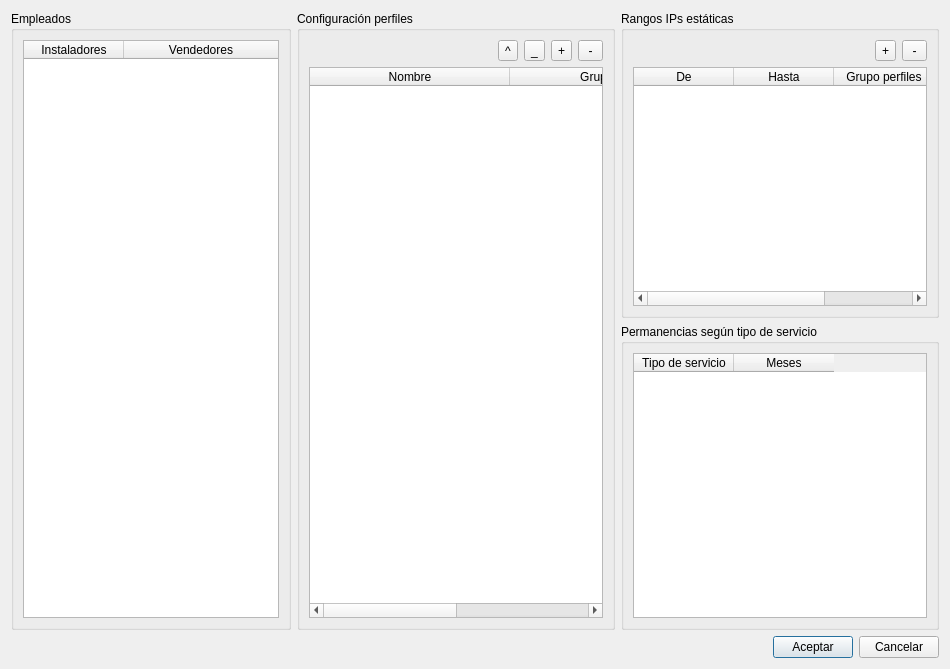
<?xml version="1.0" encoding="UTF-8"?>
<ui version="4.0">
 <class>DlgConfiguracion</class>
 <widget class="QDialog" name="DlgConfiguracion">
  <property name="geometry">
   <rect>
    <x>0</x>
    <y>0</y>
    <width>950</width>
    <height>669</height>
   </rect>
  </property>
  <property name="windowTitle">
   <string>Configuración</string>
  </property>
  <layout class="QGridLayout" name="gridLayout">
   <item row="0" column="2">
    <widget class="QGroupBox" name="grRangosIP">
     <property name="title">
      <string>Rangos IPs estáticas</string>
     </property>
     <layout class="QGridLayout" name="gridLayout_2">
      <item row="0" column="0">
       <spacer name="horizontalSpacer_3">
        <property name="orientation">
         <enum>Qt::Horizontal</enum>
        </property>
        <property name="sizeHint" stdset="0">
         <size>
          <width>40</width>
          <height>20</height>
         </size>
        </property>
       </spacer>
      </item>
      <item row="1" column="0" colspan="3">
       <widget class="QTableWidget" name="staticIPv4Table">
        <column>
         <property name="text">
          <string>De</string>
         </property>
        </column>
        <column>
         <property name="text">
          <string>Hasta</string>
         </property>
        </column>
        <column>
         <property name="text">
          <string>Grupo perfiles</string>
         </property>
        </column>
       </widget>
      </item>
      <item row="0" column="2">
       <widget class="QToolButton" name="delStaticRangeButton">
        <property name="text">
         <string> - </string>
        </property>
       </widget>
      </item>
      <item row="0" column="1">
       <widget class="QToolButton" name="addStaticRangeButton">
        <property name="text">
         <string>+</string>
        </property>
       </widget>
      </item>
     </layout>
    </widget>
   </item>
   <item row="2" column="0" colspan="3">
    <layout class="QHBoxLayout" name="horizontalLayout">
     <item>
      <spacer name="horizontalSpacer_4">
       <property name="orientation">
        <enum>Qt::Horizontal</enum>
       </property>
       <property name="sizeHint" stdset="0">
        <size>
         <width>40</width>
         <height>20</height>
        </size>
       </property>
      </spacer>
     </item>
     <item>
      <widget class="QPushButton" name="btAceptar">
       <property name="sizePolicy">
        <sizepolicy hsizetype="Maximum" vsizetype="Fixed">
         <horstretch>0</horstretch>
         <verstretch>0</verstretch>
        </sizepolicy>
       </property>
       <property name="text">
        <string>Aceptar</string>
       </property>
       <property name="default">
        <bool>true</bool>
       </property>
      </widget>
     </item>
     <item>
      <widget class="QPushButton" name="btCancelar">
       <property name="sizePolicy">
        <sizepolicy hsizetype="Maximum" vsizetype="Fixed">
         <horstretch>0</horstretch>
         <verstretch>0</verstretch>
        </sizepolicy>
       </property>
       <property name="text">
        <string>Cancelar</string>
       </property>
      </widget>
     </item>
    </layout>
   </item>
   <item row="1" column="2">
    <widget class="QGroupBox" name="groupBox_3">
     <property name="title">
      <string>Permanencias según tipo de servicio</string>
     </property>
     <layout class="QGridLayout" name="gridLayout_5">
      <item row="0" column="0">
       <widget class="QTableWidget" name="permTable">
        <column>
         <property name="text">
          <string>Tipo de servicio</string>
         </property>
        </column>
        <column>
         <property name="text">
          <string>Meses</string>
         </property>
        </column>
       </widget>
      </item>
     </layout>
    </widget>
   </item>
   <item row="0" column="1" rowspan="2">
    <widget class="QGroupBox" name="groupBox_2">
     <property name="title">
      <string>Configuración perfiles</string>
     </property>
     <layout class="QGridLayout" name="gridLayout_4">
      <item row="0" column="3">
       <widget class="QToolButton" name="addProfileButton">
        <property name="text">
         <string>+</string>
        </property>
       </widget>
      </item>
      <item row="0" column="2">
       <widget class="QToolButton" name="downButton">
        <property name="text">
         <string>_</string>
        </property>
       </widget>
      </item>
      <item row="0" column="4">
       <widget class="QToolButton" name="delProfileButton">
        <property name="text">
         <string> - </string>
        </property>
       </widget>
      </item>
      <item row="1" column="0" colspan="5">
       <widget class="QTableWidget" name="profilesTable">
        <property name="wordWrap">
         <bool>false</bool>
        </property>
        <property name="cornerButtonEnabled">
         <bool>false</bool>
        </property>
        <attribute name="horizontalHeaderDefaultSectionSize">
         <number>200</number>
        </attribute>
        <attribute name="horizontalHeaderStretchLastSection">
         <bool>true</bool>
        </attribute>
        <attribute name="verticalHeaderMinimumSectionSize">
         <number>30</number>
        </attribute>
        <attribute name="verticalHeaderDefaultSectionSize">
         <number>30</number>
        </attribute>
        <column>
         <property name="text">
          <string>Nombre</string>
         </property>
        </column>
        <column>
         <property name="text">
          <string>Grupo/Tipo</string>
         </property>
        </column>
       </widget>
      </item>
      <item row="0" column="1">
       <widget class="QToolButton" name="upButton">
        <property name="text">
         <string>^</string>
        </property>
       </widget>
      </item>
      <item row="0" column="0">
       <spacer name="horizontalSpacer_2">
        <property name="orientation">
         <enum>Qt::Horizontal</enum>
        </property>
        <property name="sizeHint" stdset="0">
         <size>
          <width>40</width>
          <height>20</height>
         </size>
        </property>
       </spacer>
      </item>
     </layout>
    </widget>
   </item>
   <item row="0" column="0" rowspan="2">
    <widget class="QGroupBox" name="groupBox">
     <property name="title">
      <string>Empleados</string>
     </property>
     <layout class="QGridLayout" name="gridLayout_3">
      <item row="0" column="0">
       <widget class="QTableWidget" name="listaInstaladores">
        <property name="sizePolicy">
         <sizepolicy hsizetype="Maximum" vsizetype="Expanding">
          <horstretch>0</horstretch>
          <verstretch>0</verstretch>
         </sizepolicy>
        </property>
        <attribute name="horizontalHeaderStretchLastSection">
         <bool>true</bool>
        </attribute>
        <attribute name="verticalHeaderMinimumSectionSize">
         <number>15</number>
        </attribute>
        <attribute name="verticalHeaderDefaultSectionSize">
         <number>26</number>
        </attribute>
        <column>
         <property name="text">
          <string>Instaladores</string>
         </property>
        </column>
        <column>
         <property name="text">
          <string>Vendedores</string>
         </property>
        </column>
       </widget>
      </item>
     </layout>
    </widget>
   </item>
  </layout>
 </widget>
 <resources/>
 <connections/>
</ui>
